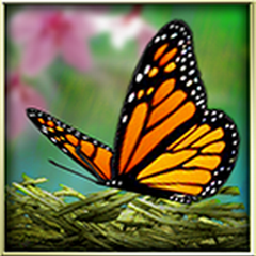
%> input picture 大三下/信息隐藏技术/My_Lab/2112060-孙蕗-Lab03-图像信号处理/image/butterfly.png, 256 x 256 px
$ octave DFT_1.m   (GNU Octave 9; MATLAB toolbox functions it lacks are replaced by stand-ins)
%> lines starting %> are read from the running program, lines starting %| are printed output that depends on the picture; in (x1, y1, x2, y2) boxes, pixels count from 0 and x2, y2 are one past the last pixel; in counts of white or black regions, pixels touching at a corner belong together; the program's own positions count from 1
b=imread('butterfly.png');
%> b is the input picture: size 256x256x3 uint8; mean R, G, B 109.8, 108.4, 66.2
figure;
I=im2bw(b);
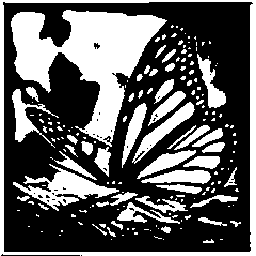
%> I: size 256x256 logical; 37.3% white; 172 white regions (120 under 20 px), largest, box (x1, y1, x2, y2) and area: (11, 10, 167, 147) 9010, (0, 0, 256, 256) 4081, (13, 164, 119, 211) 1686
imshow(I);
title('DFT二值图像');

figure;

%使用fft函数进行快速傅立叶变换
fa=fft2(I);
%fftshift函数调整fft函数的输出顺序，将零频位置移到频谱的中心
ffa=fftshift(fa);
image(abs(ffa));
title('DFT幅度谱');
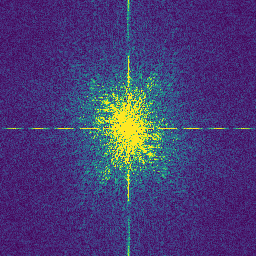
%> displayed picture: size 256x256x3, on the screen's scale of 0 to 255; mean R, G, B 72, 59.8, 118.4

figure;

%画网格曲面图
mesh(abs(ffa));
title('DFT幅度谱的能量分布');
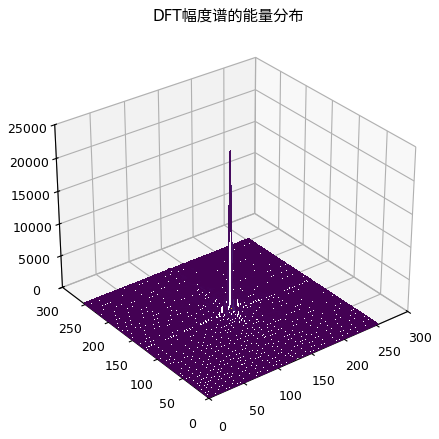
%> figure redrawn from the program's plot data
